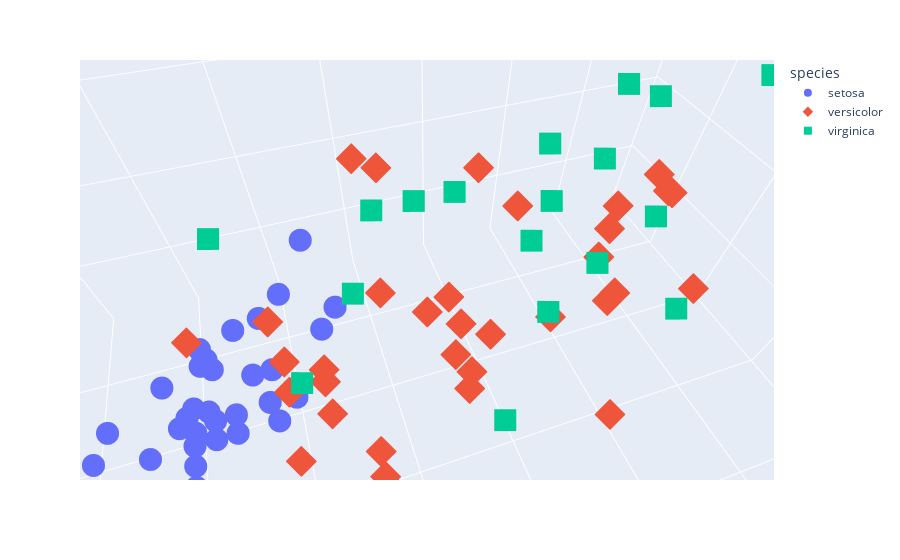

The code cell stored with this chart in its notebook:
### Code cell
df = px.data.iris()
fig = px.scatter_3d(df, x='sepal_length', y='sepal_width', z='petal_width',
                    color='species', symbol='species')
fig.show()

### Figure 1 — Plotly figure (JSON) as saved in the notebook; plotly's stock layout.template omitted (floating-point values rounded to 4 significant figures)
{"data": [{"hovertemplate": "species=setosa<br>sepal_length=%{x}<br>sepal_width=%{y}<br>petal_width=%{z}<extra></extra>", "legendgroup": "setosa", "marker": {"color": "#636efa", "symbol": "circle"}, "mode": "markers", "name": "setosa", "scene": "scene", "showlegend": true, "type": "scatter3d", "x": [5.1, 4.9, 4.7, 4.6, 5, 5.4, 4.6, 5, 4.4, 4.9, 5.4, 4.8, 4.8, 4.3, 5.8, 5.7, 5.4, 5.1, 5.7, 5.1, 5.4, 5.1, 4.6, 5.1, 4.8, 5, 5, 5.2, 5.2, 4.7, 4.8, 5.4, 5.2, 5.5, 4.9, 5, 5.5, 4.9, 4.4, 5.1, 5, 4.5, 4.4, 5, 5.1, 4.8, 5.1, 4.6, 5.3, 5], "y": [3.5, 3, 3.2, 3.1, 3.6, 3.9, 3.4, 3.4, 2.9, 3.1, 3.7, 3.4, 3, 3, 4, 4.4, 3.9, 3.5, 3.8, 3.8, 3.4, 3.7, 3.6, 3.3, 3.4, 3, 3.4, 3.5, 3.4, 3.2, 3.1, 3.4, 4.1, 4.2, 3.1, 3.2, 3.5, 3.1, 3, 3.4, 3.5, 2.3, 3.2, 3.5, 3.8, 3, 3.8, 3.2, 3.7, 3.3], "z": [0.2, 0.2, 0.2, 0.2, 0.2, 0.4, 0.3, 0.2, 0.2, 0.1, 0.2, 0.2, 0.1, 0.1, 0.2, 0.4, 0.4, 0.3, 0.3, 0.3, 0.2, 0.4, 0.2, 0.5, 0.2, 0.2, 0.4, 0.2, 0.2, 0.2, 0.2, 0.4, 0.1, 0.2, 0.1, 0.2, 0.2, 0.1, 0.2, 0.2, 0.3, 0.3, 0.2, 0.6, 0.4, 0.3, 0.2, 0.2, 0.2, 0.2]}, {"hovertemplate": "species=versicolor<br>sepal_length=%{x}<br>sepal_width=%{y}<br>petal_width=%{z}<extra></extra>", "legendgroup": "versicolor", "marker": {"color": "#EF553B", "symbol": "diamond"}, "mode": "markers", "name": "versicolor", "scene": "scene", "showlegend": true, "type": "scatter3d", "x": [7, 6.4, 6.9, 5.5, 6.5, 5.7, 6.3, 4.9, 6.6, 5.2, 5, 5.9, 6, 6.1, 5.6, 6.7, 5.6, 5.8, 6.2, 5.6, 5.9, 6.1, 6.3, 6.1, 6.4, 6.6, 6.8, 6.7, 6, 5.7, 5.5, 5.5, 5.8, 6, 5.4, 6, 6.7, 6.3, 5.6, 5.5, 5.5, 6.1, 5.8, 5, 5.6, 5.7, 5.7, 6.2, 5.1, 5.7], "y": [3.2, 3.2, 3.1, 2.3, 2.8, 2.8, 3.3, 2.4, 2.9, 2.7, 2, 3, 2.2, 2.9, 2.9, 3.1, 3, 2.7, 2.2, 2.5, 3.2, 2.8, 2.5, 2.8, 2.9, 3, 2.8, 3, 2.9, 2.6, 2.4, 2.4, 2.7, 2.7, 3, 3.4, 3.1, 2.3, 3, 2.5, 2.6, 3, 2.6, 2.3, 2.7, 3, 2.9, 2.9, 2.5, 2.8], "z": [1.4, 1.5, 1.5, 1.3, 1.5, 1.3, 1.6, 1, 1.3, 1.4, 1, 1.5, 1, 1.4, 1.3, 1.4, 1.5, 1, 1.5, 1.1, 1.8, 1.3, 1.5, 1.2, 1.3, 1.4, 1.4, 1.7, 1.5, 1, 1.1, 1, 1.2, 1.6, 1.5, 1.6, 1.5, 1.3, 1.3, 1.3, 1.2, 1.4, 1.2, 1, 1.3, 1.2, 1.3, 1.3, 1.1, 1.3]}, {"hovertemplate": "species=virginica<br>sepal_length=%{x}<br>sepal_width=%{y}<br>petal_width=%{z}<extra></extra>", "legendgroup": "virginica", "marker": {"color": "#00cc96", "symbol": "square"}, "mode": "markers", "name": "virginica", "scene": "scene", "showlegend": true, "type": "scatter3d", "x": [6.3, 5.8, 7.1, 6.3, 6.5, 7.6, 4.9, 7.3, 6.7, 7.2, 6.5, 6.4, 6.8, 5.7, 5.8, 6.4, 6.5, 7.7, 7.7, 6, 6.9, 5.6, 7.7, 6.3, 6.7, 7.2, 6.2, 6.1, 6.4, 7.2, 7.4, 7.9, 6.4, 6.3, 6.1, 7.7, 6.3, 6.4, 6, 6.9, 6.7, 6.9, 5.8, 6.8, 6.7, 6.7, 6.3, 6.5, 6.2, 5.9], "y": [3.3, 2.7, 3, 2.9, 3, 3, 2.5, 2.9, 2.5, 3.6, 3.2, 2.7, 3, 2.5, 2.8, 3.2, 3, 3.8, 2.6, 2.2, 3.2, 2.8, 2.8, 2.7, 3.3, 3.2, 2.8, 3, 2.8, 3, 2.8, 3.8, 2.8, 2.8, 2.6, 3, 3.4, 3.1, 3, 3.1, 3.1, 3.1, 2.7, 3.2, 3.3, 3, 2.5, 3, 3.4, 3], "z": [2.5, 1.9, 2.1, 1.8, 2.2, 2.1, 1.7, 1.8, 1.8, 2.5, 2, 1.9, 2.1, 2, 2.4, 2.3, 1.8, 2.2, 2.3, 1.5, 2.3, 2, 2, 1.8, 2.1, 1.8, 1.8, 1.8, 2.1, 1.6, 1.9, 2, 2.2, 1.5, 1.4, 2.3, 2.4, 1.8, 1.8, 2.1, 2.4, 2.3, 1.9, 2.3, 2.5, 2.3, 1.9, 2, 2.3, 1.8]}], "layout": {"autosize": true, "legend": {"title": {"text": "species"}, "tracegroupgap": 0}, "margin": {"t": 60}, "scene": {"aspectmode": "auto", "aspectratio": {"x": 1.31, "y": 0.8736, "z": 0.8736}, "camera": {"center": {"x": 0, "y": 0, "z": 0}, "eye": {"x": -0.1193, "y": -0.3573, "z": 0.4373}, "projection": {"type": "perspective"}, "up": {"x": 0, "y": 0, "z": 1}}, "domain": {"x": [0, 1], "y": [0, 1]}, "xaxis": {"title": {"text": "sepal_length"}, "type": "linear"}, "yaxis": {"title": {"text": "sepal_width"}, "type": "linear"}, "zaxis": {"title": {"text": "petal_width"}, "type": "linear"}}}}
